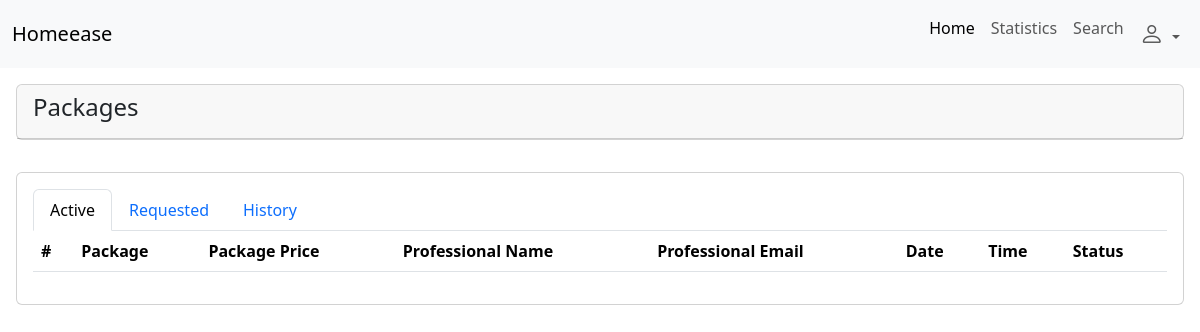
/customer/dashboard (signed in), run on an earlier commit of the app's database.
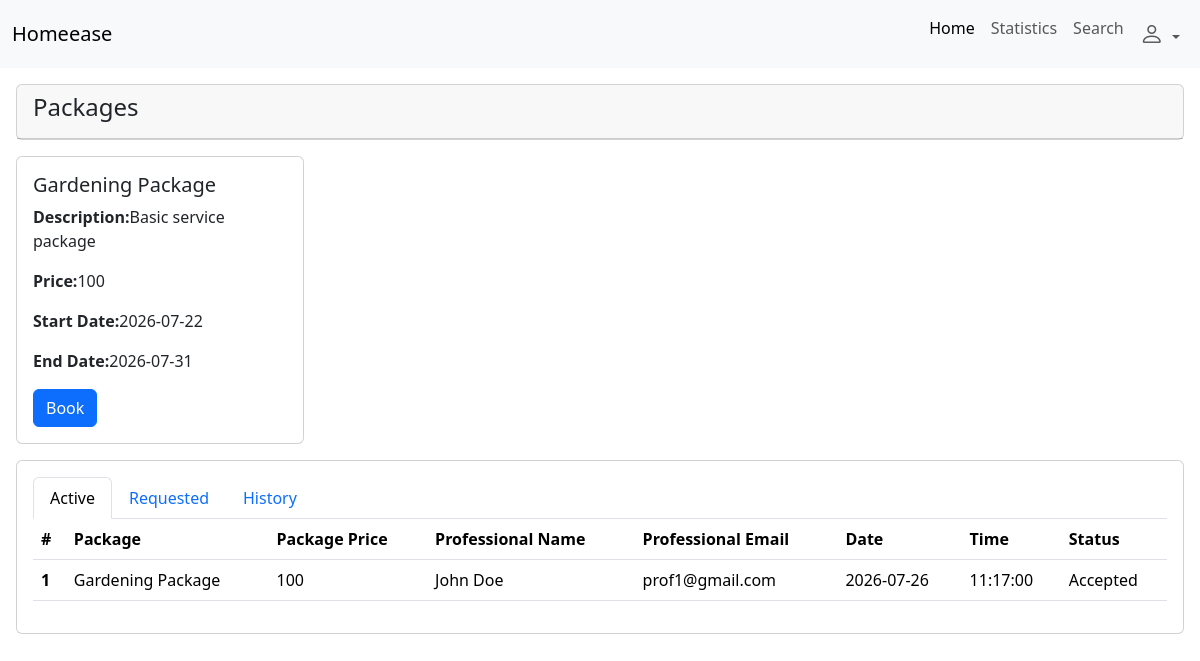
And on a later commit of the database.
### backend/models.py (models this page shows, shortened)
class Package(db.Model):# table name package
    id = db.Column(db.Integer, primary_key =True , autoincrement=True)
    title = db.Column(db.String, unique=True , nullable=False)
    price = db.Column(db.String , nullable=False)
    description= db.Column(db.String , nullable=False)
    prof_id = db.Column(db.Integer ,db.ForeignKey("professional.id") , nullable=False ) # db.ForeignKey("tablename.attribute")
    status = db.Column(db.String, nullable=False)
    start_date = db.Column(db.Date , nullable =False)
    end_date = db.Column(db.Date , nullable =False)
    bookings = db.relationship("Booking", backref="package",cascade="all, delete-orphan", lazy=True)

class Booking(db.Model):
    id = db.Column(db.Integer, primary_key =True , autoincrement=True)
    total_price = db.Column(db.String , nullable=False)
    start_time = db.Column(db.Time , nullable =False)
    end_time = db.Column(db.Time)
    date = db.Column(db.Date , nullable =False)
    status = db.Column(db.String, nullable=False)
    prof_id = db.Column(db.Integer ,db.ForeignKey("professional.id") , nullable=False )
    pack_id =  db.Column(db.Integer ,db.ForeignKey("package.id") , nullable=False )
    cust_id = db.Column(db.Integer ,db.ForeignKey("customer.id") , nullable=False)

class Professional(db.Model,UserMixin): # table name professional
    id = db.Column(db.Integer, primary_key =True , autoincrement=True)
    email = db.Column(db.String, unique=True , nullable=False)
    password = db.Column(db.String , nullable=False)
    name = db.Column(db.String , nullable=False)
    address = db.Column(db.String, nullable=False)
    mobile = db.Column(db.String, nullable=False)
    experience = db.Column(db.String,nullable = False)
    status = db.Column(db.String, nullable=False)
    resume_url = db.Column(db.String)
    packages = db.relationship("Package", backref="professional",cascade="all, delete-orphan", lazy=True) # backref is used to access parent table information from child table
    bookings = db.relationship("Booking", backref="professional",cascade="all, delete-orphan", lazy=True)

### backend/routes.py (the view)
@app.route('/customer/dashboard',methods=['GET','POST'])
@login_required
def cust_dash():
    packs=db.session.query(Package).filter_by(status='Active').all()
    packages=[]
    for pack in packs:
        if pack.start_date<=datetime.now().date()<=pack.end_date:
            packages.append(pack)
    bookings=current_user.bookings
    return render_template("customer/dashboard.html",packages=packages,bookings=bookings,cu=current_user)

### app.py (called while the page is built)
def create_app():
    app=Flask(__name__)
    app.config["SQLALCHEMY_DATABASE_URI"]="sqlite:///mydb.sqlite3"
    app.config["SECRET_KEY"]="mysecretkey"
    loginmanager=LoginManager(app)
    @loginmanager.user_loader
    def load_user(email):
        obj=db.session.query(Professional).filter_by(email=email).first() or db.session.query(Customer).filter_by(email=email).first() or db.session.query(Admin).filter_by(email=email).first()
        return obj
    db.init_app(app)
    app.app_context().push()
    return app

### templates/customer/dashboard.html (shortened to what the changed rows need)
<!doctype html>
<html lang="en">
<head>
    <link href="https://cdn.jsdelivr.net/npm/bootstrap@5.3.8/dist/css/bootstrap.min.css" rel="stylesheet"
>
    <link rel="stylesheet" href="https://cdn.jsdelivr.net/npm/bootstrap-icons@1.13.1/font/bootstrap-icons.min.css">
</head>
<body>
    {% if cu.status=="Registered" %}
    <div class="alert alert-warning" role="alert">
        A simple warning alert—check it out!
    </div>
    {% elif cu.status=="Rejected" %}
    <div class="alert alert-danger" role="alert">
        A simple warning alert—check it out!
    </div>
    {% elif cu.status=="Flagged" %}
    <div class="alert alert-danger" role="alert">
        A simple warning alert—check it out!
    </div>
    {% elif cu.status=="Active" %}
    <div class="card-body ms-3 mt-3 me-3 mb-3">
        <div class="row">
            {% for package in packages %}
            <div class="col-3">
                <div class="card" style="width: 18rem;">
                    <div class="card-body">
                        <h5 class="card-title">{{package.title}}</h5>
                        <p class="card-text"><strong>Description:</strong>{{package.description}} </p>
                        <p class="card-text"><strong>Price:</strong>{{package.price}}</p>
                        <p class="card-text"><strong>Start Date:</strong>{{package.start_date}}</p>
                        <p class="card-text"><strong>End Date:</strong>{{package.end_date}}</p>
                        <button type="button" class="btn btn-primary ms-auto    " data-bs-toggle="modal"
                            data-bs-target="#editpack{{package.id}}">
                            Book
                        </button>
                    </div>
                </div>
            </div>
            {% endfor %}
        </div>
    </div>
    <div class="card ms-3 me-3 mt-3">
        <div class="card-body">
            <div class="tab-content" id="myTabContent">
                <div class="tab-pane fade show active" id="pills-accepted-booking" role="tabpanel"
                    aria-labelledby="home-tab" tabindex="0">
                    <table class="table">
                        <thead>
                            <tr>
                                <th scope="col">#</th>
                                <th scope="col">Package</th>
                                <th scope="col">Package Price</th>
                                <th scope="col">Professional Name</th>
                                <th scope="col">Professional Email</th>
                                <th scope="col">Date</th>
                                <th scope="col">Time</th>
                                <th scope="col">Status</th>
                            </tr>
                        </thead>
                        <tbody>
                            {% for booking in bookings %}
                            {% if booking.status=="Accepted" %}
                            <tr>
                                <th scope="row">1</th>
                                <td>{{booking.package.title}}</td>
                                <td>{{booking.package.price}}</td>
                                <td>{{booking.professional.name}}</td>
                                <td>{{booking.professional.email}}</td>
                                <td>{{booking.date}}</td>
                                <td>{{booking.start_time}}</td>
                                <td>{{booking.status}}</td>
                            </tr>
                            {% endif %}
                            {% endfor %}
                        </tbody>
                    </table>
                </div>
            </div>
        </div>
    </div>
    {% endif %}
</body>
</html>

What changed in the data, as far as the page shows it:
now on this page (row edited): Package: title "Gardening Package", description "Basic service package", price "100", start_date "2026-07-22", end_date "2026-07-31"
added Booking: package "Gardening Package", package.price "100", professional.name "John Doe", professional.email "prof1@gmail.com", date "2026-07-26", start_time "11:17:00", status "Accepted"
